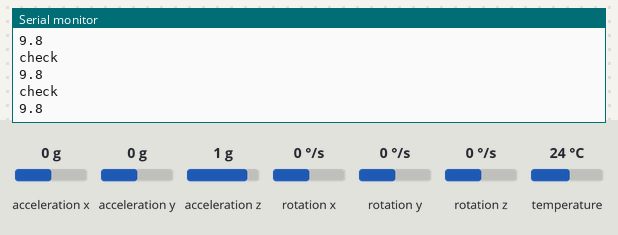
A sketch run on a simulated ESP32. On the bench: the last lines printed to the serial monitor. The inputs (shaded band) are chosen by the test bench; at power-on: acceleration z 1 g, acceleration x 0 g, acceleration y 0 g, rotation x 0 °/s, rotation y 0 °/s, rotation z 0 °/s, temperature 24 °C.

Above: at 1.2 s.
1.3 s: acceleration z set to -1.4 g
At 1.45 s:
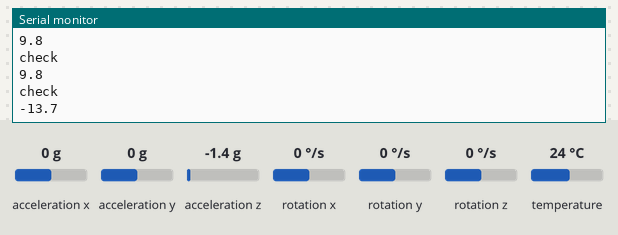
2.8 s: acceleration z set to -0.8 g
At 2.81 s:
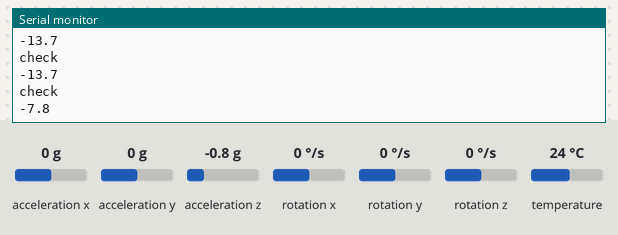
Timing chart, 0 to 5.8 s (numbered marks = the images above; inputs shaded):
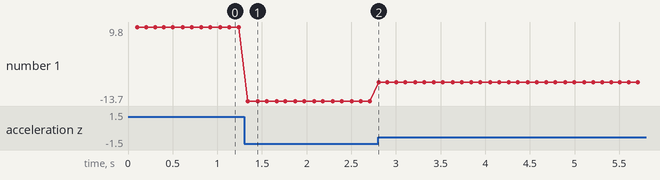

Measured:
- after the input at 1.3 s, the serial monitor: prints a new line at once (image 1)
- after the input at 2.8 s, the serial monitor: prints a new line at once (image 2)
- plotted number 1: 9.8 → -13.7 after the input at 1.3 s, -13.7 → -7.8 after the input at 2.8 s

The sketch:

main.ino
```cpp
#include <Wire.h>
#include "estado_voo.h"
#include "MPU6050/mpu6050.h"


constexpr unsigned long TAXA_BAUD                     = 115200; // velocidade da porta serial (bits/s)
constexpr unsigned long INTERVALO_ESPERA_DECOLAGEM_MS = 100;
constexpr unsigned long INTERVALO_LOOP_MS             = 10;


bool          mpu6050_pronto            = false;
unsigned long instante_ultimo_ciclo_ms  = 0;
unsigned long instante_ultima_espera_ms = 0;


// True a cada vez que passou pelo menos intervalo_ms desde a última vez.
bool intervalo_passou(unsigned long &instante_ultimo_ms, unsigned long intervalo_ms) {
  const unsigned long agora_ms = millis();
  if (agora_ms - instante_ultimo_ms < intervalo_ms) {
    return false;
  }
  instante_ultimo_ms = agora_ms;
  return true;
}

// ---------------------------------------------------------------------------
// MPU6050
// ---------------------------------------------------------------------------
void registrar_fim_da_subida(float aceleracao_z) { //Por enquanto só registra o fim da queima
  Serial.print("Detectada aceleracao vertical negativa: ");
  Serial.println(aceleracao_z, 1);
  Serial.print("Tempo de subida: ");
  Serial.print(mpu6050_obter_tempo_subida_ms() / 1000);
  Serial.println(" segundos");
}

void tratar_mpu6050() {
  const EstadoVoo estado_anterior = mpu6050_obter_estado();

  if (!mpu6050_atualizar()) {
    Serial.println("ERRO: falha na leitura do MPU6050");
    return;
  }

  const EstadoVoo estado_atual = mpu6050_obter_estado();
  const float     aceleracao_z = mpu6050_obter_aceleracao_z();

  switch (estado_anterior) {
    case EstadoVoo::RAMPA:
      if (estado_atual == EstadoVoo::QUEIMA) {
        Serial.println("Aceleração vertical (z) acima do limiar de decolagem: Inicio de voo detectado.");
      } else if (intervalo_passou(instante_ultima_espera_ms, INTERVALO_ESPERA_DECOLAGEM_MS)) {
        Serial.println("check");
        Serial.println(aceleracao_z, 1);
      }
      break;

    case EstadoVoo::QUEIMA:
      Serial.println(aceleracao_z);

      if (estado_atual == EstadoVoo::COASTING) {
        registrar_fim_da_subida(aceleracao_z);
      }

      if (mpu6050_temperatura_critica()) {
        Serial.print("TEMPERATURA CRITICA EXCEDIDA!: ");
        Serial.println(mpu6050_obter_temperatura(), 1);
      }
      break;

    default:
      break;  // demais estados ainda não são tratados
  }
}

// ---------------------------------------------------------------------------
// ESP32
// ---------------------------------------------------------------------------
void setup() {
  Serial.begin(TAXA_BAUD);
  Serial.println("ESP32 Inicializado");

  Wire.begin();  // pinos padrão: GPIO21 (SDA) e GPIO22 (SCL)

  mpu6050_pronto = mpu6050_inicializar();
  if (mpu6050_pronto) {
    Serial.println("MPU6050 Initialized");
  } else {
    Serial.println("ERROR INITIALIZING MPU6050");
  }
}

void loop() {
  if (mpu6050_pronto && intervalo_passou(instante_ultimo_ciclo_ms, INTERVALO_LOOP_MS)) {
    tratar_mpu6050();
  }
}
```

mpu6050.h
```cpp
#pragma once

// Módulo do MPU6050 (somente cabeçalho).
// Detecta o início da queima (aceleração vertical acima do limiar) e o fim da
// queima (aceleração vertical negativa), atualizando o estado de voo, sem
// bloquear o programa.
//
// Uso no main: Wire.begin(); mpu6050_inicializar(); e, a cada ciclo,
// mpu6050_atualizar() seguido dos mpu6050_obter_*().

#include <Arduino.h>
#include <Wire.h>
#include <Adafruit_MPU6050.h>
#include <Adafruit_Sensor.h>

#include "../estado_voo.h"

/*
  TODO:
   - [] Refazer o sistema de display de altitude
   - [] Adicionar funções que faltam
   - [] Guardar os dados em SD
*/

// ---------------------------------------------------------------------------
// Configuração
// ---------------------------------------------------------------------------
constexpr uint8_t MPU6050_ENDERECO_I2C          = 0x68;   // 0x69 se AD0 estiver em 3,3 V
constexpr float   MPU6050_LIMIAR_DECOLAGEM_MS2  = 19.6f;  // 2 g (a faixa do sensor é de +-16 g)
constexpr float   MPU6050_TEMPERATURA_CRITICA_C = 50.0f;

// ---------------------------------------------------------------------------
// Estado interno (uso interno deste arquivo)
// ---------------------------------------------------------------------------
struct Mpu6050Dados {
  Adafruit_MPU6050 sensor;
  bool             inicializado    = false;
  EstadoVoo        estado_atual    = EstadoVoo::RAMPA;
  float            aceleracao_z    = 0.0f;
  float            temperatura_c   = 0.0f;
  unsigned long    inicio_subida   = 0;   // instante da decolagem (ms)
  unsigned long    tempo_subida_ms = 0;   // duração da queima (ms)
};

// Instância única, criada na primeira chamada (não chamar fora deste arquivo).
inline Mpu6050Dados& mpu6050_dados() {
  static Mpu6050Dados instancia;
  return instancia;
}

// ---------------------------------------------------------------------------
// Interface pública
// ---------------------------------------------------------------------------

// Configura o sensor (faixa de +-16 g). Devolve false se ele não responder.
// Chamar uma vez, no setup(), depois de Wire.begin().
inline bool mpu6050_inicializar() {
  Mpu6050Dados& d = mpu6050_dados();

  if (!d.sensor.begin(MPU6050_ENDERECO_I2C, &Wire)) {
    d.inicializado = false;
    return false;
  }
  d.sensor.setAccelerometerRange(MPU6050_RANGE_16_G);

  d.estado_atual = EstadoVoo::RAMPA;
  d.inicializado = true;
  return true;
}

// Faz UMA leitura, guarda os valores e atualiza o estado de voo. Não bloqueia.
// Devolve false se o sensor não foi inicializado ou se a leitura falhou.
inline bool mpu6050_atualizar() {
  Mpu6050Dados& d = mpu6050_dados();
  if (!d.inicializado) {
    return false;
  }

  sensors_event_t evento_acel, evento_giro, evento_temp;
  if (!d.sensor.getEvent(&evento_acel, &evento_giro, &evento_temp)) {
    return false;
  }
  d.aceleracao_z  = evento_acel.acceleration.z;
  d.temperatura_c = evento_temp.temperature;

  switch (d.estado_atual) {
    case EstadoVoo::RAMPA:
      if (d.aceleracao_z >= MPU6050_LIMIAR_DECOLAGEM_MS2) {
        d.estado_atual  = EstadoVoo::QUEIMA;
        d.inicio_subida = millis();
      }
      break;

    case EstadoVoo::QUEIMA:
      // Detectar fim da queima (não detecta o apogeu, deve ser detectado com o barômetro)
      if (d.aceleracao_z < 0) {
        d.tempo_subida_ms = millis() - d.inicio_subida;
        d.estado_atual    = EstadoVoo::COASTING;
      }
      break;

    default:
      break;  // demais estados não são tratados por este módulo
  }
  return true;
}

// Estado de voo atual.
inline EstadoVoo mpu6050_obter_estado() {
  return mpu6050_dados().estado_atual;
}

// Última aceleração vertical (eixo z) lida. Unidade: m/s2.
inline float mpu6050_obter_aceleracao_z() {
  return mpu6050_dados().aceleracao_z;
}

// Última temperatura lida (do próprio chip). Unidade: graus Celsius.
inline float mpu6050_obter_temperatura() {
  return mpu6050_dados().temperatura_c;
}

// Duração da queima, em ms. Válido a partir do estado COASTING.
inline unsigned long mpu6050_obter_tempo_subida_ms() {
  return mpu6050_dados().tempo_subida_ms;
}

// True se a última temperatura lida passou do limite crítico.
inline bool mpu6050_temperatura_critica() {
  return mpu6050_dados().temperatura_c > MPU6050_TEMPERATURA_CRITICA_C;
}
```

estado_voo.h
```cpp
#pragma once

// Estados de voo compartilhados por todos os módulos e pelo main.
// Cada módulo só deve mudar os estados pelos quais é responsável.

enum class EstadoVoo {
  RAMPA,
  QUEIMA,
  COASTING,
  DESCIDA,
  POUSO,
  REPOUSO
};
```
